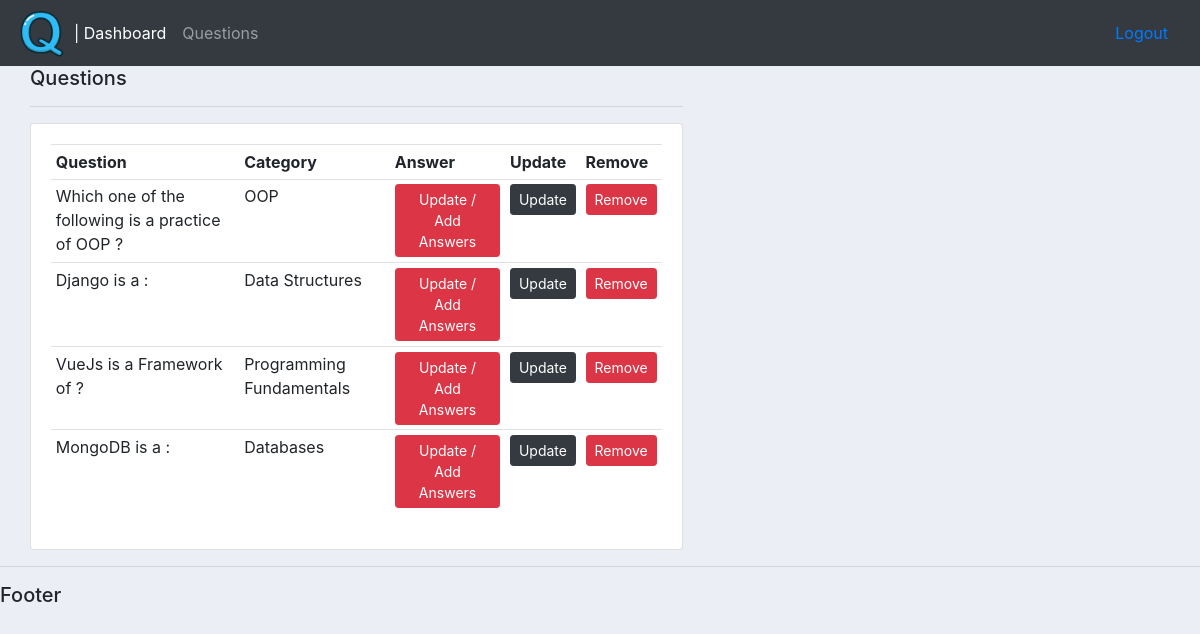
Screenshot of /all_questions with the database file from the repository.
### Quiz/models.py (models this page shows, shortened)
class BaseModel(models.Model):
    date_created = models.DateTimeField(auto_now_add=True, null=True)
    date_updated = models.DateField(auto_now=True, null=True)
    class Meta:
        abstract = True

class Question(BaseModel):
    question = models.CharField(max_length=400, null=True)
    category = models.ForeignKey(Category, null=True, on_delete= models.SET_NULL)

class Category(BaseModel):
    category_name = models.CharField(max_length= 100, null=True)
    def __str__(self):
        return self.category_name
    class Meta:
        verbose_name_plural="Categories"

### Quiz/views.py (the view)
# urls.py: path('all_questions', views.all_questions, name="all_questions"),
def all_questions(request):
    questions = Question.objects.all()
    context = {'questions':questions}
    return render(request, 'Quiz/questions.html', context)

### Quiz/templates/Quiz/questions.html
{%  extends 'Quiz/main.html' %}
{% load static %}
{% block content %}
<div class="col-md-7">
    <h5>Questions</h5>
    <hr>
    <div class="card card-body">
        <table class="table table-sm">
            <tr>
                <th>Question</th>
                <th>Category</th>
                <th>Answer</th>
                <th>Update</th>
                <th>Remove</th>
            </tr>
            {% for q in questions %}
                <tr>
                    <td>{{q.question}}</td>
                    <td>{{q.category}}</td>
                    <td><a class="btn btn-primary  btn-sm btn-danger" href="{% url 'add_answers' q.id %}">Update / Add Answers</a></td>
                    <td><a class="btn btn-primary  btn-sm btn-dark" href="{% url 'update_question' q.id %}">Update</a></td>
                    <td><a class="btn btn-primary  btn-sm btn-danger" href="{% url 'delete_question' q.id %}">Remove</a></td>
                </tr>
            {% endfor %}
        </table>
    </div>
</div>
{% endblock %}

### static/css/main.css (style rules this page uses)
body { background-color: #ebeff5; }

### rows the page displays
Question: question "Which one of the following is a practice of OOP ?", category "OOP"
Question: question "Django is a :", category "Data Structures"
Question: question "VueJs is a Framework of ?", category "Programming Fundamentals"
Question: question "MongoDB is a :", category "Databases"
